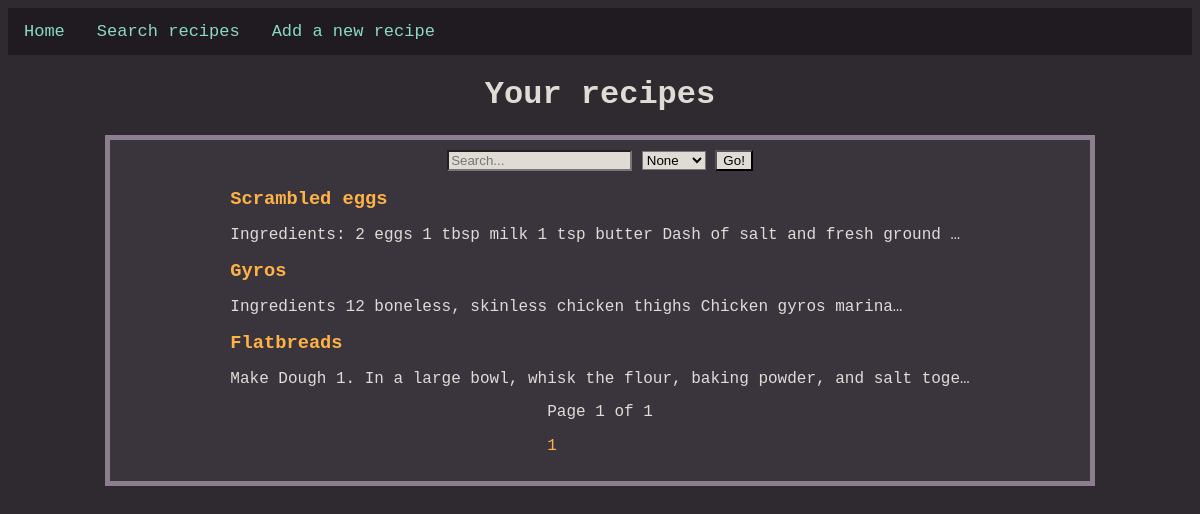
Page /recipes/ on the earlier database version.
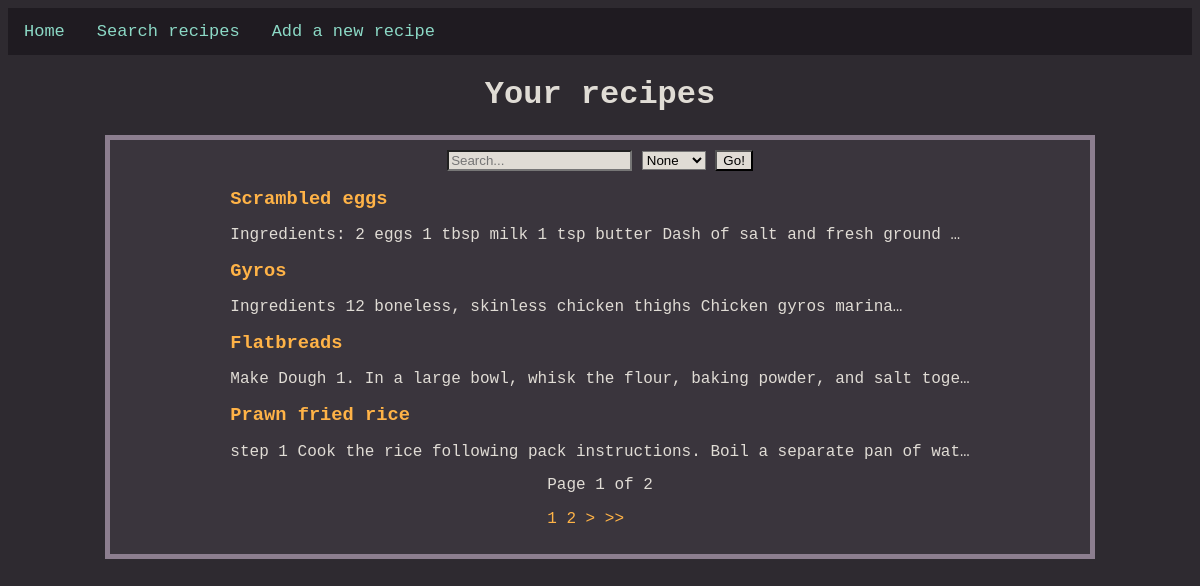
Same page on the later database version.
### recipesMain/models.py (models this page shows, shortened)
class recipe(models.Model):
    recipeId = models.BigAutoField(primary_key = True)
    title = models.CharField(max_length = 50)
    ingredients = models.TextField()
    body = models.TextField()
    tag = models.ManyToManyField(category, db_column = "categoryTitle")
    class Meta:
        db_table = "recipe"

### recipesMain/views.py (the view)
# urls.py: path("", views.listRecipesView, name="listRecipesView"),
def listRecipesView(request):
    categories = category.objects.all()
    q = request.GET.get("q", default="")
    tagDDM = request.GET.get("tagDDM", default="")
    recipesDisp = recipe.objects.filter((Q(title__icontains=q) |
                                        Q(body__icontains=q)) &
                                        Q(tag__categoryTitle__icontains=tagDDM))
    paginator = P(recipesDisp, 4)
    pageObj = paginator.get_page(request.GET.get('page'))
    return render(request, "recipeViews/recipeList.html", {"category": categories, "pageObj": pageObj})

### templates/recipeViews/recipeList.html (shortened to what this page needs)
{% extends "base.html" %}
{% load static %}
{% block content %}
<div class="centreTitle">
    <h1>Your recipes</h1>
</div>
<div class="centreColumn">
    <form class="searchbar" action="/recipes/" method="get">
        <input name="q" type="text" placeholder="Search..." />
        <select name="tagDDM">
            <option value="">None</option>
        </select>
        <input type="submit" value="Go!" />
    </form>
    <div>
        {% if pageObj %}
            {% for getdata in pageObj %}
            <article class="entry">
                <h3><a class="recipeLink" href="/recipes/{{ getdata.recipeId }}">{{ getdata.title }}</a></h3><p>{{ getdata.body | truncatechars:80 }}</p>
            </article>
            {% endfor %}
        {% else %}
            <p class="noResult">No results. Maybe you should write this one next!</p>
        {% endif %}
    </div>
    <div class="pagination">
        <span>
            Page {{ pageObj.number }} of {{ pageObj.paginator.num_pages }}
        </span>
        <p>
        {% for num in pageObj.paginator.page_range %}
            {% if page_obj.number == num %}
                <strong>{{ num }}</strong>
            {% else %}
                <a href="?page={{ num }}">{{ num }}</a>
            {% endif %}
        {% endfor %}
        {% if pageObj.has_next %}
            <a href="?page={{ pageObj.next_page_number }}">></a>
            <a href="?page={{ pageObj.paginator.num_pages }}">>></a>
        {% endif %}
        </p>
    </div>
</div>
{% endblock %}

Differences in the rows shown:
added recipe: title "Prawn fried rice", body "step 1 Cook the rice following pack instructions. Boil a separate pan of wat…"
Other differences:
{{ pageObj.paginator.num_pages }}: "1" → "2"
new list line: "2"
